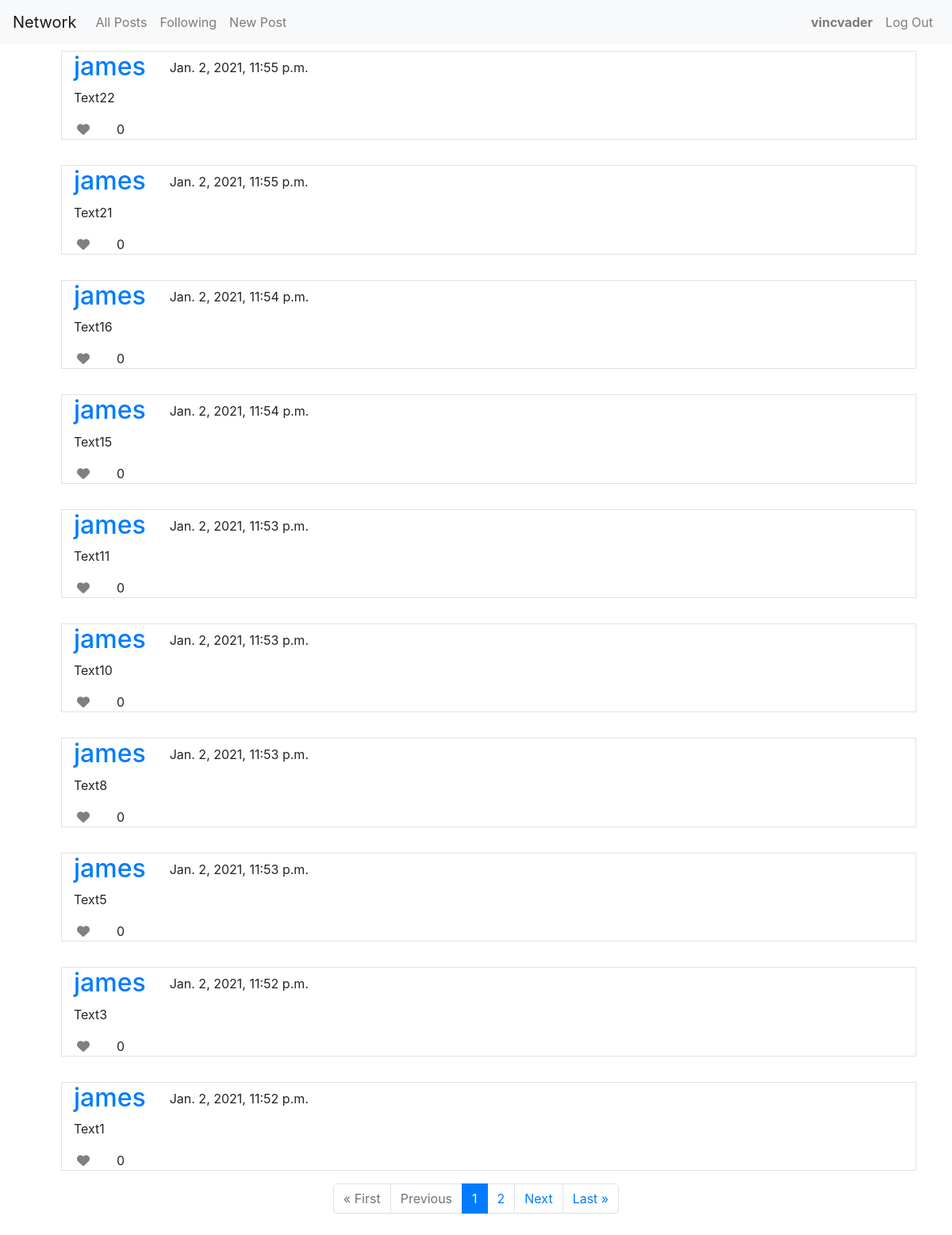
Page /following (signed in) on the earlier database version.
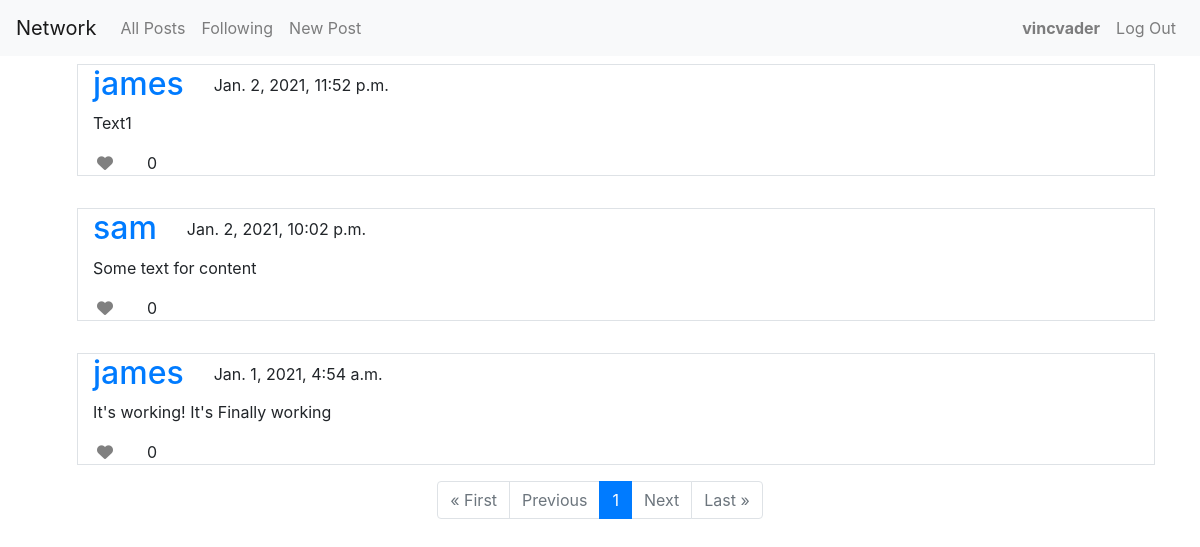
Same page on the later database version.
### network/models.py (models this page shows, shortened)
class User(AbstractUser):
    pass

class Post(models.Model):
    author = models.ForeignKey(User, on_delete=models.CASCADE)
    content = models.TextField(max_length=255)
    date_posted = models.DateTimeField(auto_now_add=True)

### network/views.py (the view)
# urls.py: path("following", views.following, name="following"),
def following(request):
    user = User.objects.get(id=request.user.pk)
    follow = Follow.objects.filter(following_user=user)
    posts = []
    for items in follow:
        posts += Post.objects.filter(author=items.user)
    posts.sort(key=lambda x: x.date_posted, reverse=True)
    paginator = Paginator(posts, 10)
    page_number = request.GET.get('page')
    page_obj = paginator.get_page(page_number)
    return render(request, "network/following.html", {
        "follow": follow,
        'page_obj': page_obj,
    })

### network/templates/network/following.html (shortened to what this page needs)
{% extends "network/layout.html" %}
{% block body %}
<div class="row m-3">
    {%for post in page_obj%}
    <div class="col-12 m-3 border">
        <div class="row">
            <div class="col col-auto">
                <h2>
                    <a href="{% url 'profile' user_id=post.author.pk %}">
                        {{post.author}}
                    </a>
                </h2>
            </div>
            <div class="col">
                <p class=" mt-2 mb-0">
                    {{post.date_posted}}
                </p>
            </div>
            <div class="col-12">
                <p>{{post.content}}</p>
                <div class="like-wrapper row">
                    <div class="col col-auto">
                        <i class="fas fa-heart p-1 like" {% if request.user.is_authenticated %}
                            data-user="{{request.user.pk}}" {% else %} data-user="{{post.author.pk}}" {% endif %}
                            data-post="{{post.pk}}" data-liked='{{post.liked}}'></i>
                    </div>
                    <div class="col like-count" data-post="{{post.pk}}">
                        0
                    </div>
                </div>
            </div>
        </div>
    </div>
    {% endfor %}
    <div class="col-12">
        <nav aria-label="Page navigation example">
            <ul class="pagination justify-content-center">
                {% if page_obj.has_previous %}
                <li class="page-item">
                    <a class="page-link" href="?page=1">&laquo; First</a>
                </li>
                <li class="page-item">
                    <a class="page-link" href="?page={{ page_obj.previous_page_number }}" tabindex="-1"
                        aria-disabled="true">Previous</a>
                </li>
                {%else%}
                <li class="page-item disabled">
                    <a class="page-link" aria-disabled="true" href="#">&laquo; First</a>
                </li>
                <li class="page-item disabled">
                    <a class="page-link disabled" href="#" tabindex="-1" aria-disabled="true">Previous</a>
                </li>
                {%endif%}
                {%for page in page_obj.paginator.page_range %}
                {% if page_obj.number == page %}
                <li class="page-item active"><a class="page-link" href="?page={{page}}">{{page}}</a></li>
                {% else %}
                <li class="page-item"><a class="page-link" href="?page={{page}}">{{page}}</a></li>
                {%endif%}
                {%endfor%}
                {% if page_obj.has_next %}
                <li class="page-item">
                    <a class="page-link" href="?page={{ page_obj.next_page_number }}">Next</a>
                </li>
                <li class="page-item">
                    <a class="page-link" href="?page={{ page_obj.paginator.num_pages }}">Last &raquo;</a>
                </li>
                {%else%}
                <li class="page-item disabled">
                    <a class="page-link" href="#">Next</a>
                </li>
                <li class="page-item disabled">
                    <a class="page-link" href="#">Last &raquo;</a>
                </li>
                {% endif %}
            </ul>
        </nav>
    </div>
</div>
{% endblock %}

### network/templates/network/layout.html (shortened to what this page needs)
{% load static %}
<!DOCTYPE html>
<html lang="en">
<head>
    <link rel="stylesheet" href="https://cdn.jsdelivr.net/npm/bootstrap@4.5.3/dist/css/bootstrap.min.css"
>
    <link href="{% static 'network/styles.css' %}" rel="stylesheet">
</head>
<body>
    <div class="container-fluid p-0 mb-5 justify-content-end">
        <nav class="navbar fixed-top navbar-expand-sm navbar-light bg-light">
            <a class="navbar-brand" href="{% url 'index' %}">Network</a>
            <div class="collapse navbar-collapse order-1 dual-collapse-2" id="navbarSupportedContent">
                <ul class="navbar-nav mr-auto">
                    <li class="nav-item mx-auto">
                        <a class="nav-link" href="{% url 'index' %}">All Posts</a>
                    </li>
                    {% if user.is_authenticated %}
                    <li class="nav-item mx-auto">
                        <a class="nav-link" href="{% url 'following' %}">Following</a>
                    </li>
                    <li class="nav-item mx-auto">
                        <a class="nav-link" href="{% url 'new_post' %}">New Post</a>
                    </li>
                    {%endif%}
                </ul>
            </div>
            <div class="collapse navbar-collapse order-2 dual-collapse-2" id="navbarSupportedContent">
                <ul class="navbar-nav ml-auto">
                    {% if user.is_authenticated %}
                    <li class="nav-item mx-auto">
                        <a class="nav-link" href="#"><strong>{{ user.username }}</strong></a>
                    </li>
                    <li class="nav-item mx-auto">
                        <a class="nav-link" href="{% url 'logout' %}">Log Out</a>
                    </li>
                    {% endif %}
                </ul>
            </div>
        </nav>
    </div>
    <div class="container mt-5">
        {% block body %}
        {% endblock %}
    </div>
</body>
</html>

Differences in the rows shown:
removed Post: author "james", date_posted "Jan. 2, 2021, 11:55 p.m.", content "Text22"
removed Post: author "james", date_posted "Jan. 2, 2021, 11:55 p.m.", content "Text21"
removed Post: author "james", date_posted "Jan. 2, 2021, 11:54 p.m.", content "Text16"
removed Post: author "james", date_posted "Jan. 2, 2021, 11:54 p.m.", content "Text15"
removed Post: author "james", date_posted "Jan. 2, 2021, 11:53 p.m.", content "Text11"
removed Post: author "james", date_posted "Jan. 2, 2021, 11:53 p.m.", content "Text10"
removed Post: author "james", date_posted "Jan. 2, 2021, 11:53 p.m.", content "Text8"
removed Post: author "james", date_posted "Jan. 2, 2021, 11:53 p.m.", content "Text5"
removed Post: author "james", date_posted "Jan. 2, 2021, 11:52 p.m.", content "Text3"
now on this page (row unchanged): Post: author "sam", date_posted "Jan. 2, 2021, 10:02 p.m.", content "Some text for content"
now on this page (row unchanged): Post: author "james", date_posted "Jan. 1, 2021, 4:54 a.m.", content "It's working! It's Finally working"
Other differences:
list line gone: "2"
